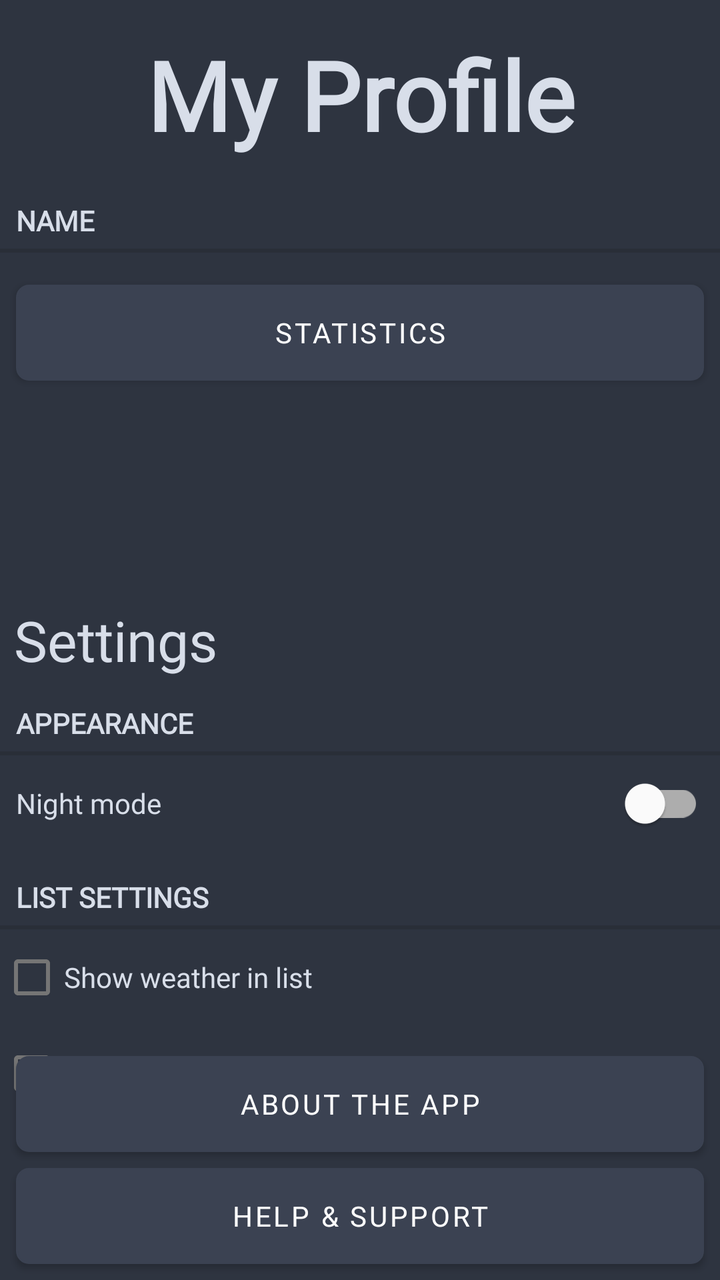
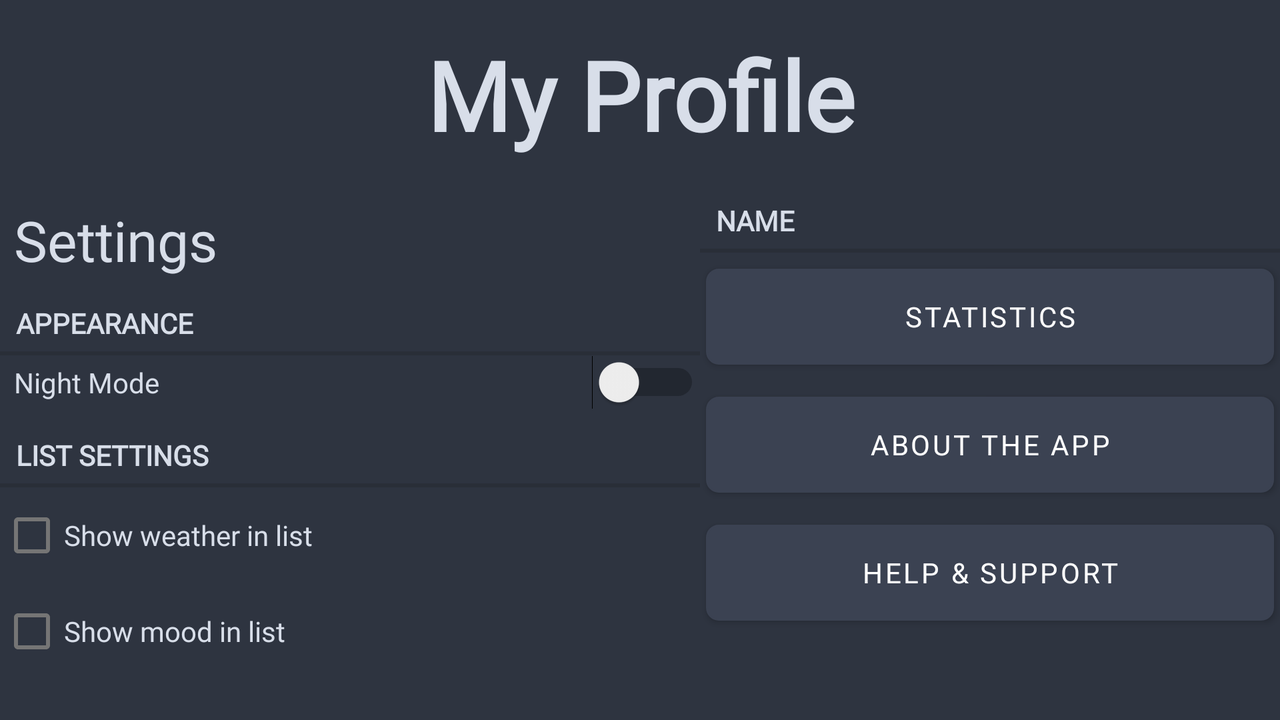

Compare how this app lays out the same screen by default and in its alternative resource folder. The renders come first, then the two layout files and the values they reference.
<!-- AndroidManifest.xml: application theme AppTheme -->
<!-- res/layout/fragment_profile.xml -->
<RelativeLayout
    xmlns:android="http://schemas.android.com/apk/res/android"
    android:layout_width="match_parent"
    android:layout_height="match_parent"
    android:orientation="vertical"
    android:background="@color/colorPrimaryDark">
    <TextView
        android:id="@+id/titleApp"
        android:layout_width="match_parent"
        android:layout_height="wrap_content"
        android:text="@string/profile"
        android:textSize="48sp"
        android:textStyle="bold"
        android:layout_alignParentTop="true"
        android:gravity="center"
        android:layout_margin="15dp"/>
    <TextView
        android:id="@+id/profileName"
        style="?android:listSeparatorTextViewStyle"
        android:layout_width="match_parent"
        android:layout_height="wrap_content"
        android:textColor="@color/colorAccent"
        android:text="@string/name"
        android:layout_below="@id/titleApp"/>
    <Button
        android:id="@+id/statistics_button"
        android:layout_width="match_parent"
        android:layout_height="wrap_content"
        android:background="@drawable/button_bg"
        android:text="@string/statistics"
        android:layout_marginTop="16dp"
        android:layout_marginRight="8dp"
        android:layout_marginLeft="8dp"
        android:layout_marginBottom="80dp"
        android:layout_below="@id/profileName"/>
    <TextView
        android:id="@+id/profileSettings"
        android:layout_width="match_parent"
        android:layout_height="wrap_content"
        android:text="@string/settings"
        android:textSize="28sp"
        android:layout_margin="7dp"
        android:layout_centerInParent="true"/>
    <TextView
        android:id="@+id/profileAppearance"
        style="?android:listSeparatorTextViewStyle"
        android:layout_width="match_parent"
        android:layout_height="wrap_content"
        android:text="@string/appearance"
        android:textColor="@color/colorAccent"
        android:layout_below="@id/profileSettings"/>
    <com.google.android.material.switchmaterial.SwitchMaterial
        android:id="@+id/profileNightModeSwitch"
        android:layout_width="match_parent"
        android:layout_height="wrap_content"
        android:text="@string/night_mode"
        android:textColor="@color/colorAccent"
        android:layout_marginRight="8dp"
        android:layout_marginLeft="8dp"
        android:layout_marginBottom="7dp"
        android:layout_below="@id/profileAppearance"/>
    <TextView
        android:id="@+id/listSettings"
        style="?android:listSeparatorTextViewStyle"
        android:layout_width="match_parent"
        android:layout_height="wrap_content"
        android:text="@string/listSettings"
        android:textColor="@color/colorAccent"
        android:layout_below="@id/profileNightModeSwitch"/>
    <CheckBox
        android:id="@+id/checkboxWeather"
        android:layout_width="match_parent"
        android:layout_height="wrap_content"
        android:text="@string/settingWeather"
        android:textColor="@color/colorAccent"
        android:layout_below="@id/listSettings"/>
    <CheckBox
        android:id="@+id/checkboxMood"
        android:layout_width="match_parent"
        android:layout_height="wrap_content"
        android:text="@string/settingMood"
        android:textColor="@color/colorAccent"
        android:layout_below="@id/checkboxWeather"/>
    <Button
        android:id="@+id/aboutButton"
        android:layout_width="match_parent"
        android:layout_height="wrap_content"
        android:background="@drawable/button_bg"
        android:text="@string/about"
        android:layout_marginRight="8dp"
        android:layout_marginLeft="8dp"
        android:layout_marginBottom="8dp"
        android:layout_above="@id/helpButton"/>
    <Button
        android:id="@+id/helpButton"
        android:layout_width="match_parent"
        android:layout_height="wrap_content"
        android:background="@drawable/button_bg"
        android:text="@string/help_and_support"
        android:layout_marginRight="8dp"
        android:layout_marginLeft="8dp"
        android:layout_marginBottom="8dp"
        android:layout_alignParentBottom="true"/>
</RelativeLayout>
<!-- resources referenced by this layout -->
<resources>
  <color name="colorAccent">#D8DEE9</color>
  <color name="colorPrimaryDark">#2E3440</color>
  <!-- drawable button_bg (drawable) -->
  <?xml version="1.0" encoding="utf-8"?>
  <selector xmlns:android="http://schemas.android.com/apk/res/android" >
      <item android:state_pressed="true" >
          <shape android:shape="rectangle"  >
              <corners android:radius="3dip" />
              <stroke android:width="1dip" android:color="@color/colorDetail" />
              <gradient android:angle="-90" android:startColor="@color/colorPrimary" android:endColor="@color/colorAccent"  />
          </shape>
      </item>
      <item android:state_focused="true">
          <shape android:shape="rectangle"  >
              <corners android:radius="3dip" />
              <stroke android:width="1dip" android:color="@color/colorAccent" />
              <solid android:color="@color/colorAccent"/>
          </shape>
      </item>
      <item >
          <shape android:shape="rectangle"  >
              <size android:height="40dp"/>
              <corners android:radius="6dip" />
              <stroke android:width="1dip" android:color="@color/colorAccent" />
              <gradient android:angle="-90" android:startColor="@color/colorPrimary" android:endColor="@color/colorPrimaryDark" />
          </shape>
      </item>
  </selector>
  <string name="about">About the app</string>
  <string name="appearance">Appearance</string>
  <string name="help_and_support">Help &amp; Support</string>
  <string name="listSettings">List Settings</string>
  <string name="name">Name</string>
  <string name="night_mode">Night mode</string>
  <string name="profile">My Profile</string>
  <string name="settingMood">Show mood in list</string>
  <string name="settingWeather">Show weather in list</string>
  <string name="settings">Settings</string>
  <string name="statistics">Statistics</string>
  <color name="colorDetail">#5E81AC</color>
  <color name="colorPrimary">#3B4252</color>
  <color name="colorError">#BF616A</color>
  <style name="TextAppearance.App.Subtitle1" parent="TextAppearance.MaterialComponents.Subtitle1">
          <item name="fontFamily">@font/rubik</item>
          <item name="android:fontFamily">@font/rubik</item>
      </style>
  <style name="TextAppearance.App.Caption" parent="TextAppearance.MaterialComponents.Caption">
          <item name="fontFamily">@font/</item>
          <item name="android:fontFamily">@font/rubik</item>
      </style>
  <style name="ShapeAppearance.App.SmallComponent" parent="ShapeAppearance.MaterialComponents.SmallComponent">
          <item name="cornerFamily">rounded</item>
          <item name="cornerSize">4dp</item>
      </style>
  <style name="ShapeAppearance.App.MediumComponent" parent="ShapeAppearance.MaterialComponents.MediumComponent">
          <item name="cornerFamily">cut</item>
          <item name="cornerSize">8dp</item>
      </style>
  <style name="AppTheme.Cards" parent="Widget.MaterialComponents.CardView">
          <item name="cardElevation">4dp</item>
          <item name="cardBackgroundColor">@color/colorPrimary</item>
      </style>
  <style name="AppTheme.TextLayout" parent="Widget.MaterialComponents.TextInputLayout.FilledBox">
          <item name="boxBackgroundColor">@color/colorPrimaryDark</item>
          <item name="boxStrokeColor">@color/colorAdvanced</item>
          <item name="boxStrokeWidth">1dp</item>
          <item name="background">@android:color/transparent</item>
          <item name="hintTextColor">@color/colorAccent</item>
          <item name="startIconTint">@color/colorAccent</item>
          <item name="android:textColorHint">@color/colorAccent</item>
          <item name="endIconTint">@color/colorError</item>
      </style>
  <color name="colorAdvanced">#D08770</color>
</resources>
<!-- res/layout-land/fragment_profile.xml (the repository's variant of the layout above) -->
<!-- drawn on the phone turned sideways -->
<RelativeLayout
    xmlns:android="http://schemas.android.com/apk/res/android"
    android:layout_width="match_parent"
    android:layout_height="match_parent"
    android:orientation="vertical"
    android:background="@color/colorPrimaryDark">
    <TextView
        android:id="@+id/titleApp"
        android:layout_width="match_parent"
        android:layout_height="wrap_content"
        android:text="@string/profile"
        android:textSize="48sp"
        android:textStyle="bold"
        android:layout_alignParentTop="true"
        android:gravity="center"
        android:layout_margin="15dp"/>
    <LinearLayout
        android:layout_width="match_parent"
        android:layout_height="wrap_content"
        android:orientation="horizontal"
        android:layout_below="@+id/titleApp">
        <LinearLayout
            android:layout_width="350dp"
            android:layout_height="wrap_content"
            android:orientation="vertical">
            <TextView
                android:id="@+id/profileSettings"
                android:layout_width="match_parent"
                android:layout_height="wrap_content"
                android:text="@string/settings"
                android:textSize="28sp"
                android:layout_margin="7dp" />
            <TextView
                android:id="@+id/profileAppearance"
                style="?android:listSeparatorTextViewStyle"
                android:layout_width="match_parent"
                android:layout_height="wrap_content"
                android:text="@string/appearance"
                android:textColor="@color/colorAccent" />
            <Switch
                android:id="@+id/profileNightModeSwitch"
                android:layout_width="match_parent"
                android:layout_height="wrap_content"
                android:text="Night Mode"
                android:textColor="@color/colorAccent"
                android:paddingStart="7dp"
                android:layout_marginBottom="7dp" />
            <TextView
                android:id="@+id/listSettings"
                style="?android:listSeparatorTextViewStyle"
                android:layout_width="match_parent"
                android:layout_height="wrap_content"
                android:text="@string/listSettings"
                android:textColor="@color/colorAccent" />
            <CheckBox
                android:id="@+id/checkboxWeather"
                android:layout_width="match_parent"
                android:layout_height="wrap_content"
                android:text="@string/settingWeather"
                android:textColor="@color/colorAccent" />
            <CheckBox
                android:id="@+id/checkboxMood"
                android:layout_width="match_parent"
                android:layout_height="wrap_content"
                android:text="@string/settingMood"
                android:textColor="@color/colorAccent" />
        </LinearLayout>
        <LinearLayout
            android:layout_width="match_parent"
            android:layout_height="350dp"
            android:orientation="vertical">
            <TextView
                android:id="@+id/profileName"
                style="?android:listSeparatorTextViewStyle"
                android:layout_width="match_parent"
                android:layout_height="wrap_content"
                android:textColor="@color/colorAccent"
                android:text="@string/name" />
            <Button
                android:id="@+id/statistics_button"
                android:layout_width="match_parent"
                android:layout_height="wrap_content"
                android:background="@drawable/button_bg"
                android:text="@string/statistics"
                android:layout_marginRight="3dp"
                android:layout_marginLeft="3dp"
                android:layout_marginBottom="8dp"
                android:layout_marginTop="8dp"/>
            <Button
                android:id="@+id/aboutButton"
                android:layout_width="match_parent"
                android:layout_height="wrap_content"
                android:background="@drawable/button_bg"
                android:text="@string/about"
                android:layout_marginRight="3dp"
                android:layout_marginLeft="3dp"
                android:layout_marginBottom="8dp"
                android:layout_marginTop="8dp"/>
            <Button
                android:id="@+id/helpButton"
                android:layout_width="match_parent"
                android:layout_height="wrap_content"
                android:background="@drawable/button_bg"
                android:text="@string/help_and_support"
                android:layout_marginRight="3dp"
                android:layout_marginLeft="3dp"
                android:layout_marginBottom="8dp"
                android:layout_marginTop="8dp"/>
        </LinearLayout>
    </LinearLayout>
</RelativeLayout>
<!-- resources referenced by the variant -->
<!-- as the phone turned sideways resolves them -->
<resources>
  <color name="colorAccent">#D8DEE9</color>
  <color name="colorPrimaryDark">#2E3440</color>
  <!-- drawable button_bg (drawable) -->
  <?xml version="1.0" encoding="utf-8"?>
  <selector xmlns:android="http://schemas.android.com/apk/res/android" >
      <item android:state_pressed="true" >
          <shape android:shape="rectangle"  >
              <corners android:radius="3dip" />
              <stroke android:width="1dip" android:color="@color/colorDetail" />
              <gradient android:angle="-90" android:startColor="@color/colorPrimary" android:endColor="@color/colorAccent"  />
          </shape>
      </item>
      <item android:state_focused="true">
          <shape android:shape="rectangle"  >
              <corners android:radius="3dip" />
              <stroke android:width="1dip" android:color="@color/colorAccent" />
              <solid android:color="@color/colorAccent"/>
          </shape>
      </item>
      <item >
          <shape android:shape="rectangle"  >
              <size android:height="40dp"/>
              <corners android:radius="6dip" />
              <stroke android:width="1dip" android:color="@color/colorAccent" />
              <gradient android:angle="-90" android:startColor="@color/colorPrimary" android:endColor="@color/colorPrimaryDark" />
          </shape>
      </item>
  </selector>
  <string name="about">About the app</string>
  <string name="appearance">Appearance</string>
  <string name="help_and_support">Help &amp; Support</string>
  <string name="listSettings">List Settings</string>
  <string name="name">Name</string>
  <string name="profile">My Profile</string>
  <string name="settingMood">Show mood in list</string>
  <string name="settingWeather">Show weather in list</string>
  <string name="settings">Settings</string>
  <string name="statistics">Statistics</string>
  <color name="colorDetail">#5E81AC</color>
  <color name="colorPrimary">#3B4252</color>
  <color name="colorError">#BF616A</color>
  <style name="TextAppearance.App.Subtitle1" parent="TextAppearance.MaterialComponents.Subtitle1">
          <item name="fontFamily">@font/rubik</item>
          <item name="android:fontFamily">@font/rubik</item>
      </style>
  <style name="TextAppearance.App.Caption" parent="TextAppearance.MaterialComponents.Caption">
          <item name="fontFamily">@font/</item>
          <item name="android:fontFamily">@font/rubik</item>
      </style>
  <style name="ShapeAppearance.App.SmallComponent" parent="ShapeAppearance.MaterialComponents.SmallComponent">
          <item name="cornerFamily">rounded</item>
          <item name="cornerSize">4dp</item>
      </style>
  <style name="ShapeAppearance.App.MediumComponent" parent="ShapeAppearance.MaterialComponents.MediumComponent">
          <item name="cornerFamily">cut</item>
          <item name="cornerSize">8dp</item>
      </style>
  <style name="AppTheme.Cards" parent="Widget.MaterialComponents.CardView">
          <item name="cardElevation">4dp</item>
          <item name="cardBackgroundColor">@color/colorPrimary</item>
      </style>
  <style name="AppTheme.TextLayout" parent="Widget.MaterialComponents.TextInputLayout.FilledBox">
          <item name="boxBackgroundColor">@color/colorPrimaryDark</item>
          <item name="boxStrokeColor">@color/colorAdvanced</item>
          <item name="boxStrokeWidth">1dp</item>
          <item name="background">@android:color/transparent</item>
          <item name="hintTextColor">@color/colorAccent</item>
          <item name="startIconTint">@color/colorAccent</item>
          <item name="android:textColorHint">@color/colorAccent</item>
          <item name="endIconTint">@color/colorError</item>
      </style>
  <color name="colorAdvanced">#D08770</color>
</resources>
